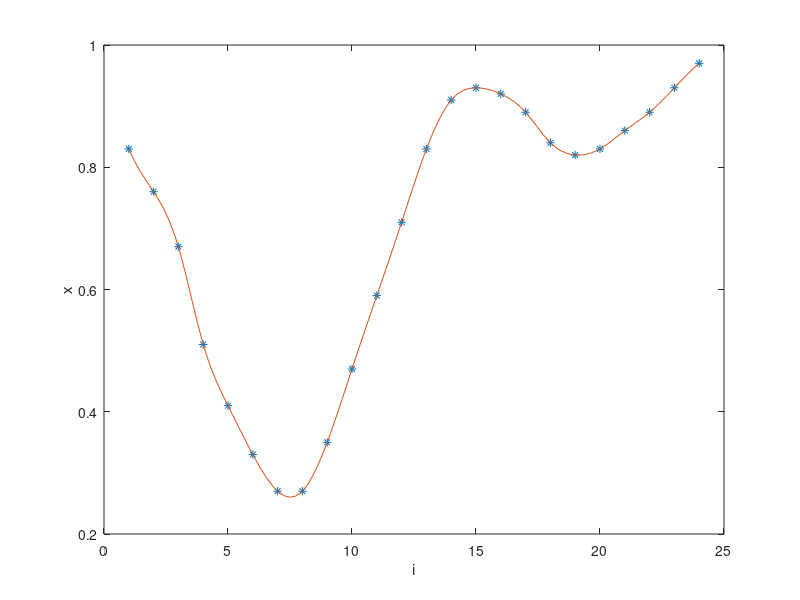
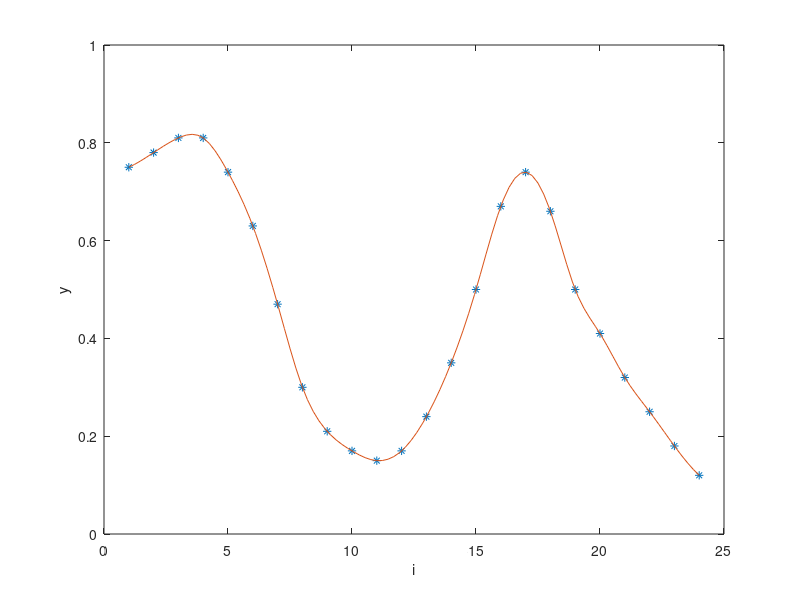
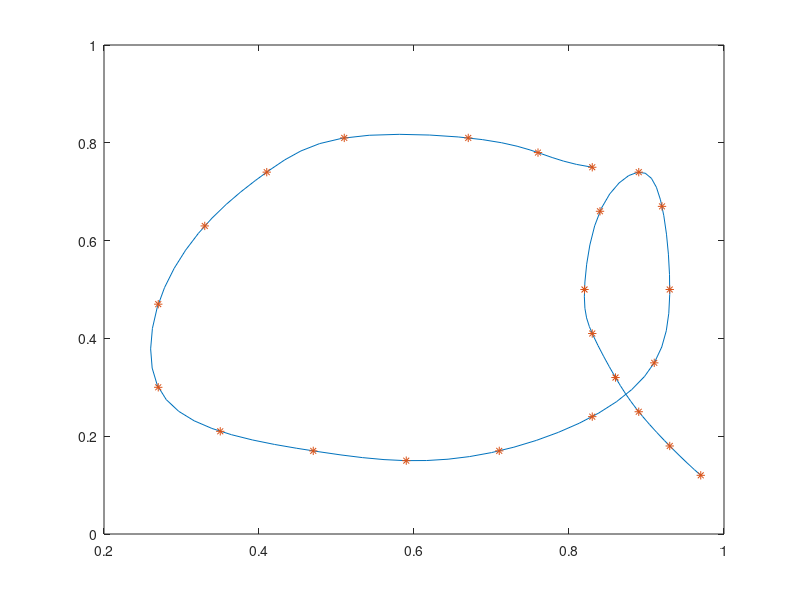

These charts were generated, in order, by the following MATLAB code:
% script to generate a picture from given data points
clc;
close all;

% generate data points - this was done using GeoGebra in order to get a
% nicer picture
x = [0.83; 0.76; 0.67; 0.51; 0.41; 0.33; 0.27; 0.27; 0.35; 0.47; 0.59; 0.71;
    0.83; 0.91; 0.93; 0.92; 0.89; 0.84; 0.82; 0.83; 0.86; 0.89; 0.93; 0.97; ];

y = [0.75; 0.78; 0.81; 0.81; 0.74; 0.63; 0.47; 0.30; 0.21; 0.17; 0.15; 0.17;
    0.24; 0.35; 0.50; 0.67; 0.74; 0.66; 0.50; 0.41; 0.32; 0.25; 0.18; 0.12; ];

% keep track of the total number of data points
n = length(x);

% display data results
fprintf('Initial data\n');
fprintf('     i     x_i         y_i\n');

for ii = 1:n
    fprintf('     %d     %.5f     %.5f\n',ii,x(ii),y(ii));
end

% define constant spacing
i = (1:1:n);

% compute splines for x and y values
sx = spline(i,x);
sy = spline(i,y);

% generate vectors for domain, x data, y data
d = linspace(1,n);
zx = ppval(sx,d);
zy = ppval(sy,d);

% plot x spline and data points
plot(i,x,'*',d,zx);
xlabel('i');
ylabel('x');

% plot y spline and data points
figure;
plot(i,y,'*',d,zy);
xlabel('i');
ylabel('y');

% plot full spline and data points
figure;
plot(zx,zy,x,y,'*');